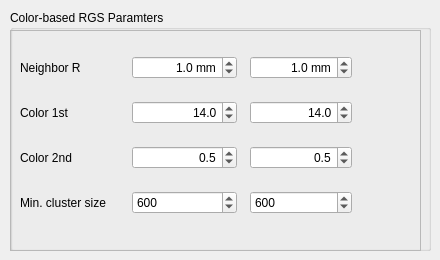
     <widget class="QWidget" name="page_3">
      <widget class="QGroupBox" name="groupBox_8">
       <property name="geometry">
        <rect>
         <x>10</x>
         <y>10</y>
         <width>421</width>
         <height>241</height>
        </rect>
       </property>
       <property name="title">
        <string>Color-based RGS Paramters</string>
       </property>
       <widget class="QFrame" name="frame_2">
        <property name="geometry">
         <rect>
          <x>0</x>
          <y>20</y>
          <width>411</width>
          <height>221</height>
         </rect>
        </property>
        <property name="frameShape">
         <enum>QFrame::StyledPanel</enum>
        </property>
        <property name="frameShadow">
         <enum>QFrame::Raised</enum>
        </property>
        <widget class="QWidget" name="layoutWidget_20">
         <property name="geometry">
          <rect>
           <x>10</x>
           <y>10</y>
           <width>217</width>
           <height>194</height>
          </rect>
         </property>
         <layout class="QGridLayout" name="gridLayout_7">
          <item row="1" column="1">
           <widget class="QDoubleSpinBox" name="task_doubleSpinBox_segParam_colorRGS_thre1stColor">
            <property name="minimumSize">
             <size>
              <width>100</width>
              <height>0</height>
             </size>
            </property>
            <property name="alignment">
             <set>Qt::AlignRight|Qt::AlignTrailing|Qt::AlignVCenter</set>
            </property>
            <property name="suffix">
             <string/>
            </property>
            <property name="decimals">
             <number>1</number>
            </property>
            <property name="maximum">
             <double>50.000000000000000</double>
            </property>
            <property name="singleStep">
             <double>1.000000000000000</double>
            </property>
            <property name="value">
             <double>14.000000000000000</double>
            </property>
           </widget>
          </item>
          <item row="2" column="0">
           <widget class="QLabel" name="labelTargetX_34">
            <property name="text">
             <string>Color 2nd</string>
            </property>
           </widget>
          </item>
          <item row="1" column="0">
           <widget class="QLabel" name="labelTargetX_31">
            <property name="text">
             <string>Color 1st </string>
            </property>
           </widget>
          </item>
          <item row="0" column="1">
           <widget class="QDoubleSpinBox" name="task_doubleSpinBox_segParam__colorRGS_neighborR">
            <property name="minimumSize">
             <size>
              <width>100</width>
              <height>0</height>
             </size>
            </property>
            <property name="alignment">
             <set>Qt::AlignRight|Qt::AlignTrailing|Qt::AlignVCenter</set>
            </property>
            <property name="suffix">
             <string> mm</string>
            </property>
            <property name="decimals">
             <number>1</number>
            </property>
            <property name="maximum">
             <double>500.000000000000000</double>
            </property>
            <property name="singleStep">
             <double>1.000000000000000</double>
            </property>
            <property name="value">
             <double>1.000000000000000</double>
            </property>
           </widget>
          </item>
          <item row="0" column="0">
           <widget class="QLabel" name="labelTargetX_32">
            <property name="text">
             <string>Neighbor R</string>
            </property>
           </widget>
          </item>
          <item row="3" column="1">
           <widget class="QSpinBox" name="task_spinBox_segParam_colorRGS_minClusterSize">
            <property name="maximum">
             <number>100000</number>
            </property>
            <property name="singleStep">
             <number>100</number>
            </property>
            <property name="value">
             <number>600</number>
            </property>
           </widget>
          </item>
          <item row="2" column="1">
           <widget class="QDoubleSpinBox" name="task_doubleSpinBox_segParam_colorRGS_thre2ndColor">
            <property name="minimumSize">
             <size>
              <width>100</width>
              <height>0</height>
             </size>
            </property>
            <property name="alignment">
             <set>Qt::AlignRight|Qt::AlignTrailing|Qt::AlignVCenter</set>
            </property>
            <property name="suffix">
             <string/>
            </property>
            <property name="decimals">
             <number>1</number>
            </property>
            <property name="maximum">
             <double>50.000000000000000</double>
            </property>
            <property name="singleStep">
             <double>1.000000000000000</double>
            </property>
            <property name="value">
             <double>0.500000000000000</double>
            </property>
           </widget>
          </item>
          <item row="3" column="0">
           <widget class="QLabel" name="labelTargetX_35">
            <property name="text">
             <string>Min. cluster size</string>
            </property>
           </widget>
          </item>
         </layout>
        </widget>
        <widget class="QWidget" name="layoutWidget_22">
         <property name="geometry">
          <rect>
           <x>240</x>
           <y>10</y>
           <width>102</width>
           <height>194</height>
          </rect>
         </property>
         <layout class="QGridLayout" name="gridLayout_8">
          <item row="2" column="0">
           <widget class="QDoubleSpinBox" name="task_doubleSpinBox_segParam_colorRGS_thre2ndColor_2">
            <property name="minimumSize">
             <size>
              <width>100</width>
              <height>0</height>
             </size>
            </property>
            <property name="alignment">
             <set>Qt::AlignRight|Qt::AlignTrailing|Qt::AlignVCenter</set>
            </property>
            <property name="suffix">
             <string/>
            </property>
            <property name="decimals">
             <number>1</number>
            </property>
            <property name="maximum">
             <double>50.000000000000000</double>
            </property>
            <property name="singleStep">
             <double>1.000000000000000</double>
            </property>
            <property name="value">
             <double>0.500000000000000</double>
            </property>
           </widget>
          </item>
          <item row="0" column="0">
           <widget class="QDoubleSpinBox" name="task_doubleSpinBox_segParam__colorRGS_neighborR_2">
            <property name="minimumSize">
             <size>
              <width>100</width>
              <height>0</height>
             </size>
            </property>
            <property name="alignment">
             <set>Qt::AlignRight|Qt::AlignTrailing|Qt::AlignVCenter</set>
            </property>
            <property name="suffix">
             <string> mm</string>
            </property>
            <property name="decimals">
             <number>1</number>
            </property>
            <property name="maximum">
             <double>500.000000000000000</double>
            </property>
            <property name="singleStep">
             <double>1.000000000000000</double>
            </property>
            <property name="value">
             <double>1.000000000000000</double>
            </property>
           </widget>
          </item>
          <item row="3" column="0">
           <widget class="QSpinBox" name="task_spinBox_segParam_colorRGS_minClusterSize_2">
            <property name="maximum">
             <number>100000</number>
            </property>
            <property name="singleStep">
             <number>100</number>
            </property>
            <property name="value">
             <number>600</number>
            </property>
           </widget>
          </item>
          <item row="1" column="0">
           <widget class="QDoubleSpinBox" name="task_doubleSpinBox_segParam_colorRGS_thre1stColor_2">
            <property name="minimumSize">
             <size>
              <width>100</width>
              <height>0</height>
             </size>
            </property>
            <property name="alignment">
             <set>Qt::AlignRight|Qt::AlignTrailing|Qt::AlignVCenter</set>
            </property>
            <property name="suffix">
             <string/>
            </property>
            <property name="decimals">
             <number>1</number>
            </property>
            <property name="maximum">
             <double>50.000000000000000</double>
            </property>
            <property name="singleStep">
             <double>1.000000000000000</double>
            </property>
            <property name="value">
             <double>14.000000000000000</double>
            </property>
           </widget>
          </item>
         </layout>
        </widget>
       </widget>
      </widget>
     </widget>
